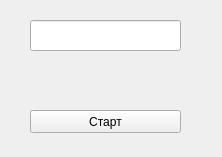
<?xml version="1.0" encoding="UTF-8"?>
<ui version="4.0">
 <class>MainWindow</class>
 <widget class="QMainWindow" name="MainWindow">
  <property name="geometry">
   <rect>
    <x>0</x>
    <y>0</y>
    <width>222</width>
    <height>157</height>
   </rect>
  </property>
  <property name="windowTitle">
   <string>Проба KTimer</string>
  </property>
  <widget class="QWidget" name="centralWidget">
   <widget class="QPushButton" name="m_pushButton">
    <property name="geometry">
     <rect>
      <x>30</x>
      <y>110</y>
      <width>151</width>
      <height>23</height>
     </rect>
    </property>
    <property name="toolTip">
     <string>Нажать для старта</string>
    </property>
    <property name="text">
     <string>Старт</string>
    </property>
   </widget>
   <widget class="QLineEdit" name="m_lineEdit">
    <property name="geometry">
     <rect>
      <x>30</x>
      <y>20</y>
      <width>151</width>
      <height>31</height>
     </rect>
    </property>
   </widget>
  </widget>
 </widget>
 <layoutdefault spacing="6" margin="11"/>
 <resources/>
 <connections>
  <connection>
   <sender>m_pushButton</sender>
   <signal>clicked()</signal>
   <receiver>MainWindow</receiver>
   <slot>slotStart()</slot>
   <hints>
    <hint type="sourcelabel">
     <x>105</x>
     <y>121</y>
    </hint>
    <hint type="destinationlabel">
     <x>100</x>
     <y>77</y>
    </hint>
   </hints>
  </connection>
  <connection>
   <sender>m_pushButton</sender>
   <signal>pressed()</signal>
   <receiver>MainWindow</receiver>
   <slot>slotPause()</slot>
   <hints>
    <hint type="sourcelabel">
     <x>49</x>
     <y>118</y>
    </hint>
    <hint type="destinationlabel">
     <x>32</x>
     <y>70</y>
    </hint>
   </hints>
  </connection>
 </connections>
 <slots>
  <slot>slotStart()</slot>
  <slot>slotPause()</slot>
 </slots>
</ui>
